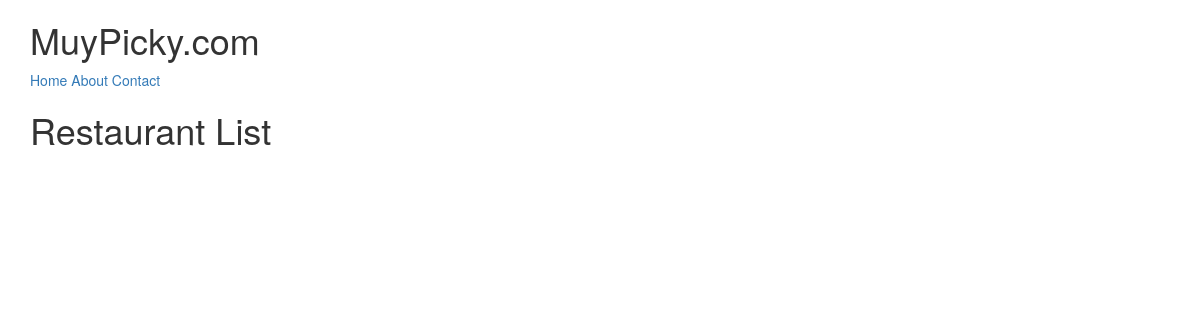
/restaurants/, run on an earlier commit of the app's database.
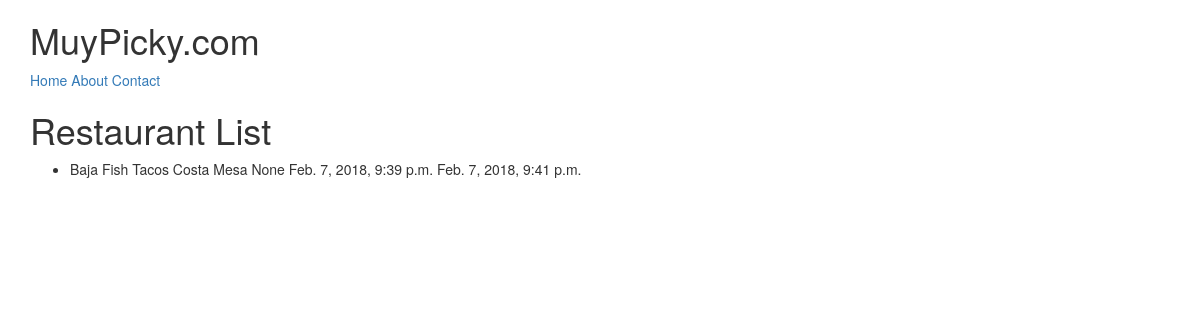
And on a later commit of the database.
### restaurants/models.py (models this page shows)
class RestaurantLocation(models.Model):
    name            = models.CharField(max_length=120)
    location        = models.CharField(max_length=120, null=True, blank=True)
    category        = models.CharField(max_length=120, null=True, blank=True)
    timestamp       = models.DateTimeField(auto_now_add=True)
    updated         = models.DateTimeField(auto_now=True)
    def __str__(self):
        return self.name

### restaurants/views.py (the view)
# urls.py: url(r'^restaurants/$', restaurant_listview),
def restaurant_listview(request):
    template_name = 'restaurants/restaurants_list.html'
    query_set = RestaurantLocation.objects.all()
    context = {
        "object_list": query_set
    }
    return render(request, template_name, context)

### restaurants/templates/restaurants/restaurants_list.html (shortened to what this page needs)
{% extends "base.html" %}
{% block content %}
<h1>Restaurant List</h1>
<ul>
  {% for obj in object_list %}
    <li>{{ obj }} {{ obj.location }} {{ obj.category }} {{ obj.timestamp }} {{ obj.updated }}</li>
  {% endfor %}
{% endblock content %}

What changed in the data, as far as the page shows it:
added RestaurantLocation: name "Baja Fish Tacos", location "Costa Mesa", category "None", timestamp "Feb. 7, 2018, 9:39 p.m.", updated "Feb. 7, 2018, 9:41 p.m."
